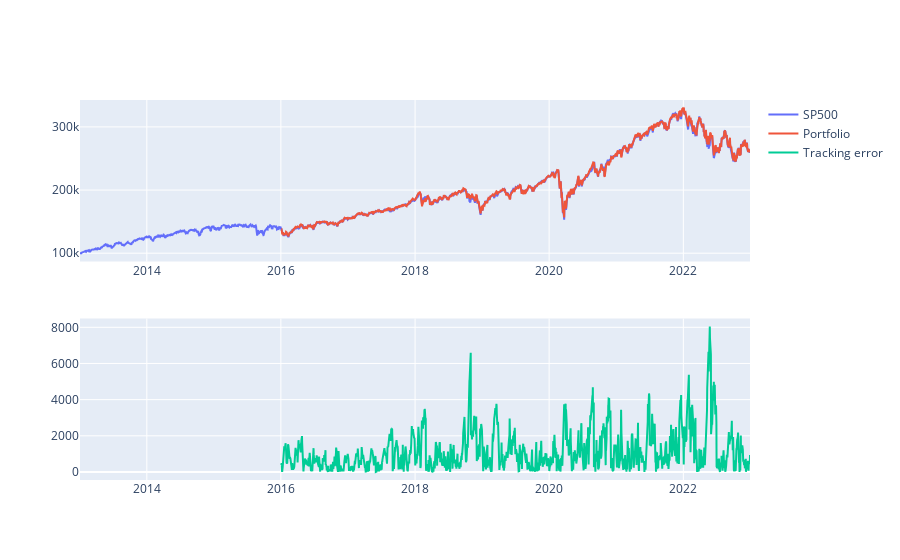

Write notebook code for a chart like this one.
### Code cell
import plotly.graph_objects as go
from plotly.subplots import make_subplots
ganpon=100000
fig = make_subplots(rows=2, cols=1)
fig.add_trace(go.Scatter(x=Benchmark.index,
                         y=Benchmark['Close']*ganpon,
                         mode='lines',
                         name='SP500',
                        ), row=1, col=1
              )
fig.add_trace(go.Scatter(x=di.index,
                         y=di['Close']*ganpon,
                         mode='lines',
                         name='Portfolio',
                        ), row=1, col=1
              )
fig.add_trace(go.Scatter(x=Benchmark.index,
                         y=((Benchmark['Close']*ganpon-di['Close']*ganpon)**2)**0.5,
                         mode='lines',
                         name='Tracking error',
                        ), row=2, col=1
              )
fig.show()

### Figure 1 — Plotly figure (JSON) as saved in the notebook; plotly's stock layout.template omitted (floating-point values rounded to 4 significant figures; data arrays with more than 128 entries replaced by an {"elided": "..."} marker saying what was removed)
{"data": [{"mode": "lines", "name": "SP500", "type": "scatter", "x": {"elided": "2518 str values"}, "xaxis": "x", "y": {"elided": "2518 float values"}, "yaxis": "y"}, {"mode": "lines", "name": "Portfolio", "type": "scatter", "x": {"elided": "2518 str values"}, "xaxis": "x", "y": {"elided": "2518 float values"}, "yaxis": "y"}, {"mode": "lines", "name": "Tracking error", "type": "scatter", "x": {"elided": "2518 str values"}, "xaxis": "x2", "y": {"elided": "2518 float values"}, "yaxis": "y2"}], "layout": {"autosize": true, "xaxis": {"anchor": "y", "autorange": true, "domain": [0, 1], "range": ["2013-01-02", "2022-12-30"], "type": "date"}, "xaxis2": {"anchor": "y2", "autorange": true, "domain": [0, 1], "range": ["2013-01-02", "2022-12-30"], "type": "date"}, "yaxis": {"anchor": "x", "autorange": true, "domain": [0.575, 1], "range": [86850.0, 342600.0], "type": "linear"}, "yaxis2": {"anchor": "x2", "autorange": true, "domain": [0, 0.425], "range": [-445.3, 8488.0], "type": "linear"}}}
